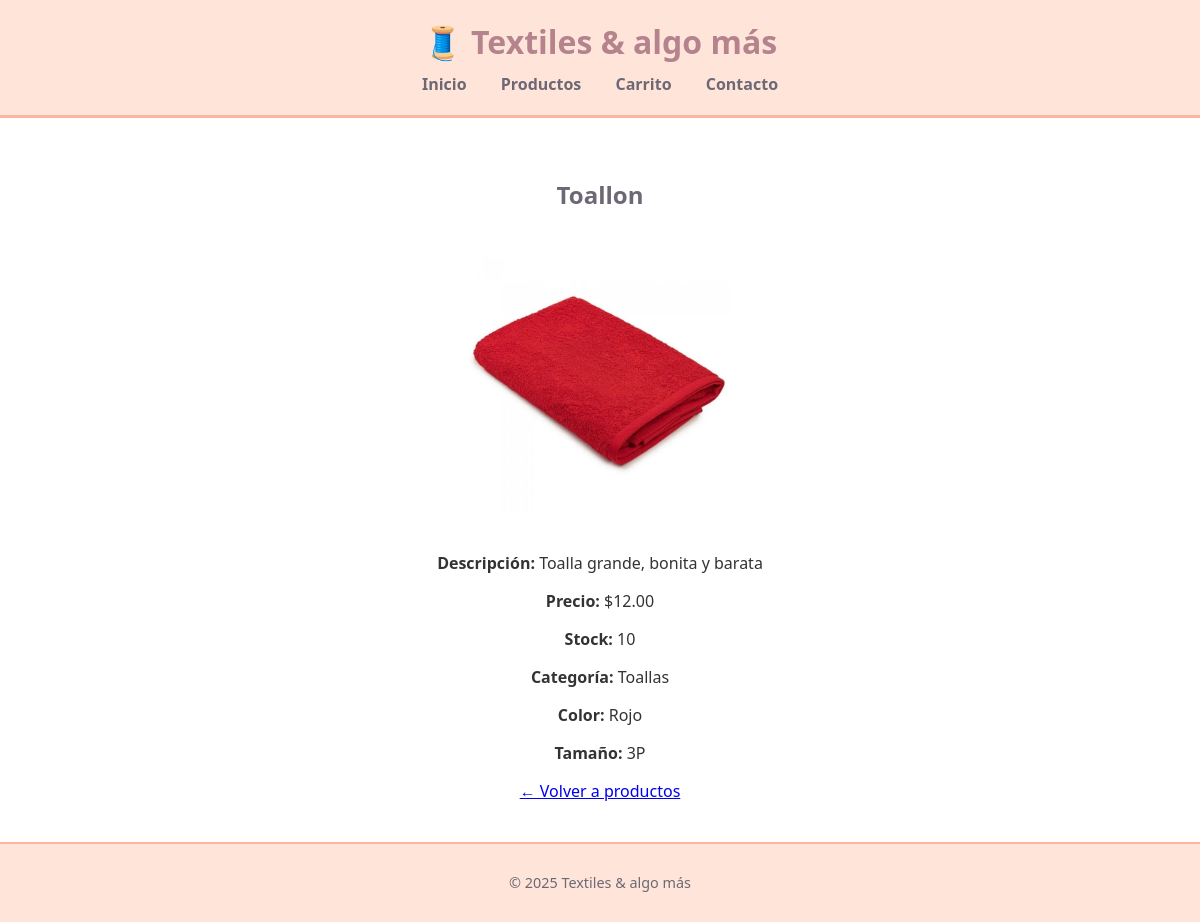
The page /producto/1/ on the database its author committed.
### productos/models.py (models this page shows, shortened)
class Producto(models.Model):
    nombre = models.CharField(max_length=100)
    descripcion = models.TextField(blank=True)
    precio = models.DecimalField(max_digits=8, decimal_places=2)
    stock = models.PositiveIntegerField(default=0)
    categoria = models.ForeignKey(Categoria, on_delete=models.CASCADE)
    color = models.ForeignKey(Color, on_delete=models.CASCADE)
    tamano = models.CharField(max_length=4, choices=TAMANIOS)
    imagen = models.ImageField(upload_to='productos/', blank=True, null=True)
    destacado = models.BooleanField(default=False)

class Categoria(models.Model):
    nombre = models.CharField(max_length=50)
    def __str__(self):
        return self.nombre

class Color(models.Model):
    nombre = models.CharField(max_length=30)
    hex = models.CharField(max_length=7, help_text="Código HEX (ej. #ffffff)")
    def __str__(self):
        return self.nombre

### productos/views.py (the view)
# urls.py: path('producto/<int:pk>/', views.detalle_producto, name='detalle_producto'),
def detalle_producto(request, pk):
    producto = get_object_or_404(Producto, pk=pk)
    return render(request, 'productos/detalle.html', {'producto': producto})

### src/templates/productos/detalle.html (shortened to what this page needs)
{% extends 'base.html' %}
{% block content %}
  <h2>{{ producto.nombre }}</h2>
  {% if producto.imagen %}
    <img src="{{ producto.imagen.url }}" alt="{{ producto.nombre }}" style="max-width: 300px;">
  {% endif %}
  <p><strong>Descripción:</strong> {{ producto.descripcion }}</p>
  <p><strong>Precio:</strong> ${{ producto.precio }}</p>
  <p><strong>Stock:</strong> {{ producto.stock }}</p>
  <p><strong>Categoría:</strong> {{ producto.categoria }}</p>
  <p><strong>Color:</strong> {{ producto.color }}</p>
  <p><strong>Tamaño:</strong> {{ producto.tamano }}</p>
  <a href="{% url 'lista_productos' %}">← Volver a productos</a>
{% endblock %}

### src/static/css/style.css (style rules this page uses)
body { font-family: 'Segoe UI', sans-serif; background-color: #fdf6f0; margin: 0; padding: 0; color: #333; }
h2 { color: #6d6875; }

### rows shown on the page
Producto: nombre "Toallon", imagen (picture), descripcion "Toalla grande, bonita y barata", precio "12.00", stock "10", categoria "Toallas", color "Rojo", tamano "3P"
